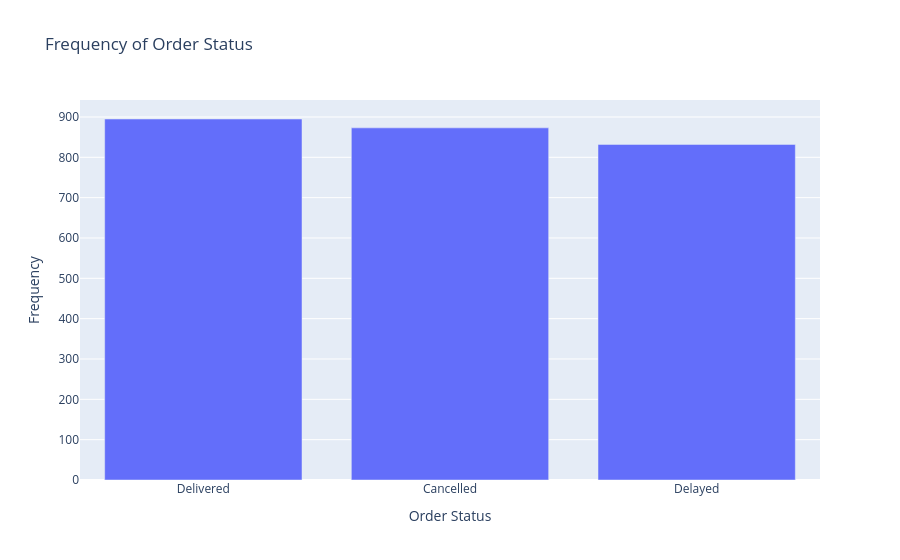

The code cell stored with this chart in its notebook:
### Markdown cell above
# For all figures, I have given each a unique variable name. This will help, especially when updating traces and figures.

### Code cell
status_counts = df['order_status'].value_counts().reset_index()
status_counts.columns = ['order_status', 'frequency']

# Create bar chart
fig1 = pe.bar(
    status_counts,
    x='order_status',
    y='frequency',
    title='Frequency of Order Status',
    labels={'order_status': 'Order Status', 'frequency': 'Frequency'}
   
)

fig1.show()

### Figure 1 — Plotly figure (JSON) as saved in the notebook; plotly's stock layout.template omitted (floating-point values rounded to 4 significant figures)
{"data": [{"hovertemplate": "Order Status=%{x}<br>Frequency=%{y}<extra></extra>", "legendgroup": "", "marker": {"color": "#636efa", "pattern": {"shape": ""}}, "name": "", "orientation": "v", "showlegend": false, "textposition": "auto", "type": "bar", "x": ["Delivered", "Cancelled", "Delayed"], "xaxis": "x", "y": [895, 873, 832], "yaxis": "y"}], "layout": {"barmode": "relative", "legend": {"tracegroupgap": 0}, "title": {"text": "Frequency of Order Status"}, "xaxis": {"anchor": "y", "domain": [0, 1], "title": {"text": "Order Status"}}, "yaxis": {"anchor": "x", "domain": [0, 1], "title": {"text": "Frequency"}}}}
